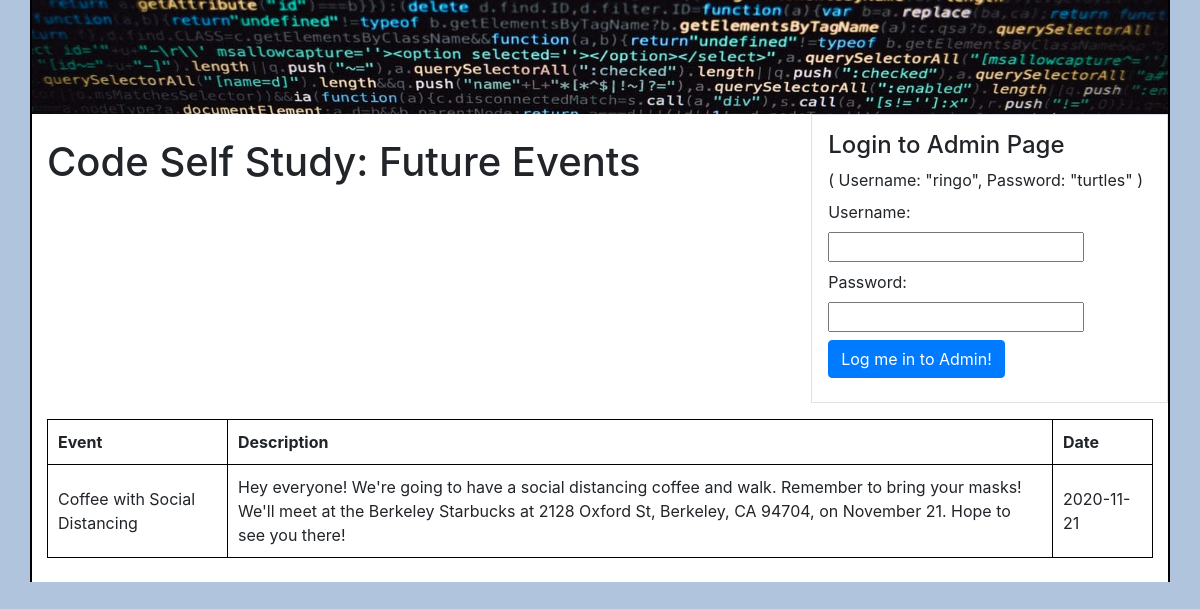
The page / on the database its author committed.
### tables this page shows
CREATE TABLE `events` (
  `title` varchar(100) NOT NULL,
  `description` varchar(1000) NOT NULL,
  `id` int(11) NOT NULL,
  `date` date NOT NULL
);

### index.php (the view, shortened to what this page needs)
<!DOCTYPE html>
<html lang="en">
<head>
  <link rel="stylesheet" href="hv.css">
  <link rel="stylesheet" href="https://stackpath.bootstrapcdn.com/bootstrap/4.5.2/css/bootstrap.min.css">
</head>
<body class="container">
<div class="row">
  <img class="img-fluid" src="coding-banner.jpg" alt="Coding Banner">
</div>
<div class='row float-right mb-3'>
  <div class='d-block ml-auto border p-3'>
    <?php
      if (!isset($_SESSION['username']))
      { ?>
        <div class='mb-2 mr-2 ml-auto'>
          <h4 class='mb-2'>Login to Admin Page</h4>
          <p class='mb-2'>( Username: "ringo", Password: "turtles" )</p>
        </div>
        <form class='admin-form ml-auto' method="POST" action="secure.php">
          <div class="mr-2 mb-2">
          Username:
          </div>
          <input class="mr-2 mb-2" type="text" name="user" value="" />
          <div class='mr-2 mb-2'>
            Password:
          </div>
          <input class="mr-2 mb-2" type="password" name="pass" value="" />
      <?php
        }
      ?>
      <div>
         <?php
          if (isset($_SESSION['username']))
          { ?>
              <a class='btn btn-warning mb-2 mr-2' href="logout.php">Log Out</a>
            <?php
          } else {
            ?>
              <input class="btn btn-primary mr-2 mb-2" type="submit" name="submit" value="Log me in to Admin!" />
            <?php
          }
            ?>
      </div>
    </form>
  </div>
</div>
<h1 class='d-inline-block mt-4 float-left'>Code Self Study: Future Events</h1>
  <?php
    $conn = OpenCon();
    $sql = "SELECT title, description, date FROM events WHERE date >= curdate() ORDER BY date ASC";
    $result = $conn->query($sql);
    if ($result->num_rows > 0) {
      echo "
        <div class='pb-4 clearfix'>
          <table class='event-table'>
            <tr>
              <th class='event-table-event-header'>Event</th>
              <th>Description</th>
              <th class='event-table-date-header'>Date</th>
            </tr>";
      while($row = $result->fetch_assoc()) {
        echo "
          <tr>
            <td>"
              . $row["title"] .
            "</td>
            <td>"
              . $row["description"] .
            "</td>
            <td>"
              . $row["date"] .
            "</td>
          </tr>";
        }
        echo "
            </table>
          </div>
        ";
    } else {
      echo "0 results";
    }
  ?>
</body>
</html>

### hv.css (style rules this page uses)
html { background-color: lightsteelblue; font-family: Tahoma, sans-serif; }
body { border-left: 2px solid black; border-right: 2px solid black; }
table td, table th { padding: 10px; }
.clearfix { clear: both; }
.event-table { border: 1px solid black; border-collapse: collapse; }
.event-table td, .event-table th { border: 1px solid black; }
.event-table-event-header { width: 180px; }
.event-table-date-header { width: 100px; }

### rows shown on the page
events: title "Coffee with Social Distancing", description "Hey everyone! We're going to have a social distancing coffee and walk. Remember to bring your masks! We'll meet at the Berkeley Starbucks at 2128 Oxford St, Berkeley, CA 94704, on November 21. Hope to see you there!", date "2020-11-21"
